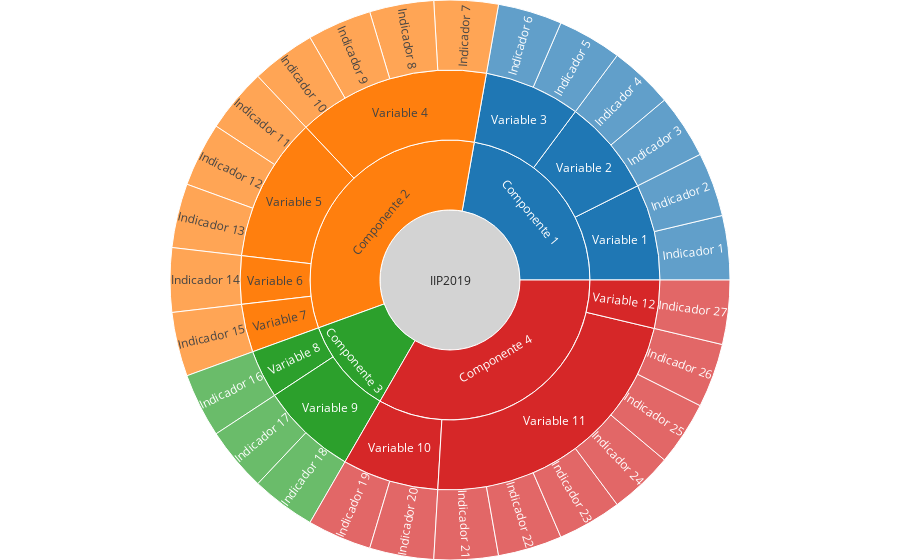

The notebook cell saved with this chart:
### Markdown cell above
# Sunburst

### Code cell
fig = go.Figure(go.Sunburst(
    hovertext=wrapped_hovertext,
    hoverinfo="text",
    labels = df_2019.short_label,
    parents = df_2019.short_parent,
    sort=False,
    root_color="lightgrey"
))
fig.update_layout(
    margin = dict(t=0, l=0, r=0, b=0),
    )
fig.write_html('est_sun_2019.html')
fig

### Figure 1 — Plotly figure (JSON) as saved in the notebook; plotly's stock layout.template omitted (floating-point values rounded to 4 significant figures)
{"data": [{"hoverinfo": "text", "hovertext": ["Componente 1. Capacidad Institucional", "Variable 1. Planeación", "Indicador 1. Creación y Organización: Existencia<br>dentro de los soportes normativos de creación y<br>organización de la institución de un discurso<br>relacionado con la definición de innovación<br>pública", "Indicador 2. Planeación Estratégica: Existencia<br>dentro de la planeación estratégica de la<br>institución de una relación con el concepto de<br>innovación pública", "Variable 2. Recursos Presupuestales", "Indicador 3. Recursos Anuales de Funcionamiento:<br>Porcentaje de recursos anuales de funcionamiento<br>ejecutados en temas de innovación pública", "Indicador 4. Porcentaje de recursos anuales de<br>inversión ejecutados en temas de innovación<br>pública", "Variable 3. Recursos Humanos", "Indicador 5. Porcentaje de funcionarios<br>relacionados con temas de innovación pública.", "Indicador 6. Porcentaje de contratistas dedicados<br>a temas de innovación pública.", "Componente 2. Procesos y procedimientos", "Variable 4. Proceso de identificación y uso de<br>retos o áreas de oportunidad", "Indicador 7. Uso de información recolectada a<br>partir del SDQS", "Indicador 8. Canales complem entarios para la<br>ciudadanía para la identificación de retos o áreas<br>de oportunidad de la entidad.", "Indicador 9. Canales para los funcionarios y/o<br>contratist as para la identifica ción de retos o<br>áreas de oportunidad.", "Indicador 10. Actividades para la identificación<br>de retos o áreas de oportunidad.", "Variable 5. Generación de ideas", "Indicador 11. Canales para la ciudadanía para la<br>generación de ideas.", "Indicador 12. Canales para los funcionarios y/o<br>contratistas para la generación de ideas.", "Indicador 13. Espacios para la generación de<br>ideas.", "Variable 6. Diseño de Innovaciones", "Indicador 14. Innovaciones diseñadas.", "Variable 7. Generación de capacidades", "Indicador 15. Actividades de generación de<br>capacidades de innovación.", "Componente 3. Resultados", "Variable 8. Innovaciones Implementadas", "Indicador 16. Implementación de innovaciones<br>diseñadas.", "Variable 9. Generación de capacidades en<br>innovación para funcionarios y/o contratistas", "Indicador 17. Porcentaje de funcionarios formados<br>a partir de procesos de generación de capacidades<br>en innovación.", "Indicador 18. Porcentaje de contratistas formados<br>a partir de procesos de generación de capacidades<br>en innovación.", "Componente 4. Gestión del conocimiento", "Variable 10. Gestión del conocimiento en la<br>Capacidad Institucional", "Indicador 19. Creación y Organización: Existencia<br>dentro de los soportes normativos de creación y<br>organización de la instituciónde acciones de<br>gestión del conocimiento", "Indicador 20. Planeación Estratégica: Existencia<br>dentro de la planeación estratégica de la<br>institución de acciones de gestión del<br>conocimiento.", "Variable 11. Gestión del conocimiento en los<br>Procesos y Procedimientos", "Indicador 21. Publicación de la sistematización de<br>información sobre procesos de identificación de<br>problemas con ciudadanos", "Indicador 22. Publicación de la sistematización de<br>información sobre procesos de identificación de<br>problemas con servidores públicos", "Indicador 23. Publicación de la sistematización de<br>información sobre procesos de generación de ideas<br>con ciudadanos", "Indicador 24. Publicación de la sistematización de<br>información sobre procesos de generación de ideas<br>con servidores públicos", "Indicador 25. Documentación de buenas prácticas y<br>lecciones aprendidas identificadas en los procesos<br>de innovación.", "Indicador 26. Documentación de buenas prácticas y<br>lecciones aprendidas de las acciones de la<br>entidad.", "Variable 12. Gestión del conocimiento en los<br>Resultados", "Indicador 27. Monitoreo y seguimiento de<br>innovaciones implementadas"], "labels": ["Componente 1", "Variable 1", "Indicador 1", "Indicador 2", "Variable 2", "Indicador 3", "Indicador 4", "Variable 3", "Indicador 5", "Indicador 6", "Componente 2", "Variable 4", "Indicador 7", "Indicador 8", "Indicador 9", "Indicador 10", "Variable 5", "Indicador 11", "Indicador 12", "Indicador 13", "Variable 6", "Indicador 14", "Variable 7", "Indicador 15", "Componente 3", "Variable 8", "Indicador 16", "Variable 9", "Indicador 17", "Indicador 18", "Componente 4", "Variable 10", "Indicador 19", "Indicador 20", "Variable 11", "Indicador 21", "Indicador 22", "Indicador 23", "Indicador 24", "Indicador 25", "Indicador 26", "Variable 12", "Indicador 27"], "parents": ["IIP2019", "Componente 1", "Variable 1", "Variable 1", "Componente 1", "Variable 2", "Variable 2", "Componente 1", "Variable 3", "Variable 3", "IIP2019", "Componente 2", "Variable 4", "Variable 4", "Variable 4", "Variable 4", "Componente 2", "Variable 5", "Variable 5", "Variable 5", "Componente 2", "Variable 6", "Componente 2", "Variable 7", "IIP2019", "Componente 3", "Variable 8", "Componente 3", "Variable 9", "Variable 9", "IIP2019", "Componente 4", "Variable 10", "Variable 10", "Componente 4", "Variable 11", "Variable 11", "Variable 11", "Variable 11", "Variable 11", "Variable 11", "Componente 4", "Variable 12"], "root": {"color": "lightgrey"}, "sort": false, "type": "sunburst"}], "layout": {"margin": {"b": 0, "l": 0, "r": 0, "t": 0}}}
